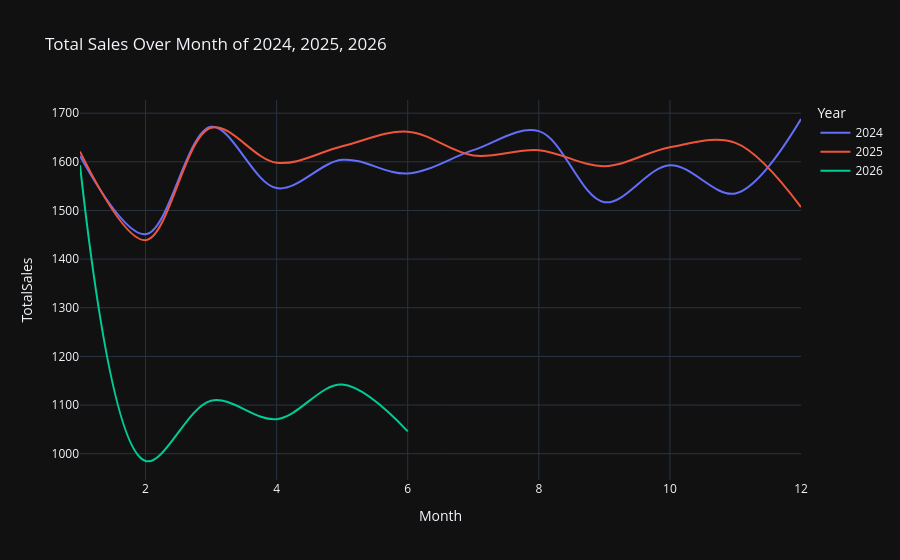

This figure's notebook cell:
### Code cell
fig = px.line(
    total_sales,
    x='Month',
    y='TotalSales',
    title='Total Sales Over Month of 2024, 2025, 2026',
    color='Year',
    line_shape='spline'
)
fig.show()

### Figure 1 — Plotly figure (JSON) as saved in the notebook; plotly's stock layout.template omitted (floating-point values rounded to 4 significant figures)
{"data": [{"hovertemplate": "Year=2024<br>Month=%{x}<br>TotalSales=%{y}<extra></extra>", "legendgroup": "2024", "line": {"color": "#636efa", "dash": "solid", "shape": "spline"}, "marker": {"symbol": "circle"}, "mode": "lines", "name": "2024", "orientation": "v", "showlegend": true, "x": [1, 2, 3, 4, 5, 6, 7, 8, 9, 10, 11, 12], "xaxis": "x", "y": [1612, 1451, 1672, 1546, 1604, 1576, 1624, 1663, 1517, 1593, 1535, 1688], "yaxis": "y", "type": "scatter"}, {"hovertemplate": "Year=2025<br>Month=%{x}<br>TotalSales=%{y}<extra></extra>", "legendgroup": "2025", "line": {"color": "#EF553B", "dash": "solid", "shape": "spline"}, "marker": {"symbol": "circle"}, "mode": "lines", "name": "2025", "orientation": "v", "showlegend": true, "x": [1, 2, 3, 4, 5, 6, 7, 8, 9, 10, 11, 12], "xaxis": "x", "y": [1621, 1439, 1670, 1598, 1632, 1662, 1613, 1624, 1591, 1630, 1639, 1507], "yaxis": "y", "type": "scatter"}, {"hovertemplate": "Year=2026<br>Month=%{x}<br>TotalSales=%{y}<extra></extra>", "legendgroup": "2026", "line": {"color": "#00cc96", "dash": "solid", "shape": "spline"}, "marker": {"symbol": "circle"}, "mode": "lines", "name": "2026", "orientation": "v", "showlegend": true, "x": [1, 2, 3, 4, 5, 6], "xaxis": "x", "y": [1593, 985, 1109, 1071, 1142, 1046], "yaxis": "y", "type": "scatter"}], "layout": {"xaxis": {"anchor": "y", "domain": [0.0, 1.0], "title": {"text": "Month"}}, "yaxis": {"anchor": "x", "domain": [0.0, 1.0], "title": {"text": "TotalSales"}}, "legend": {"title": {"text": "Year"}, "tracegroupgap": 0}, "title": {"text": "Total Sales Over Month of 2024, 2025, 2026"}}}
